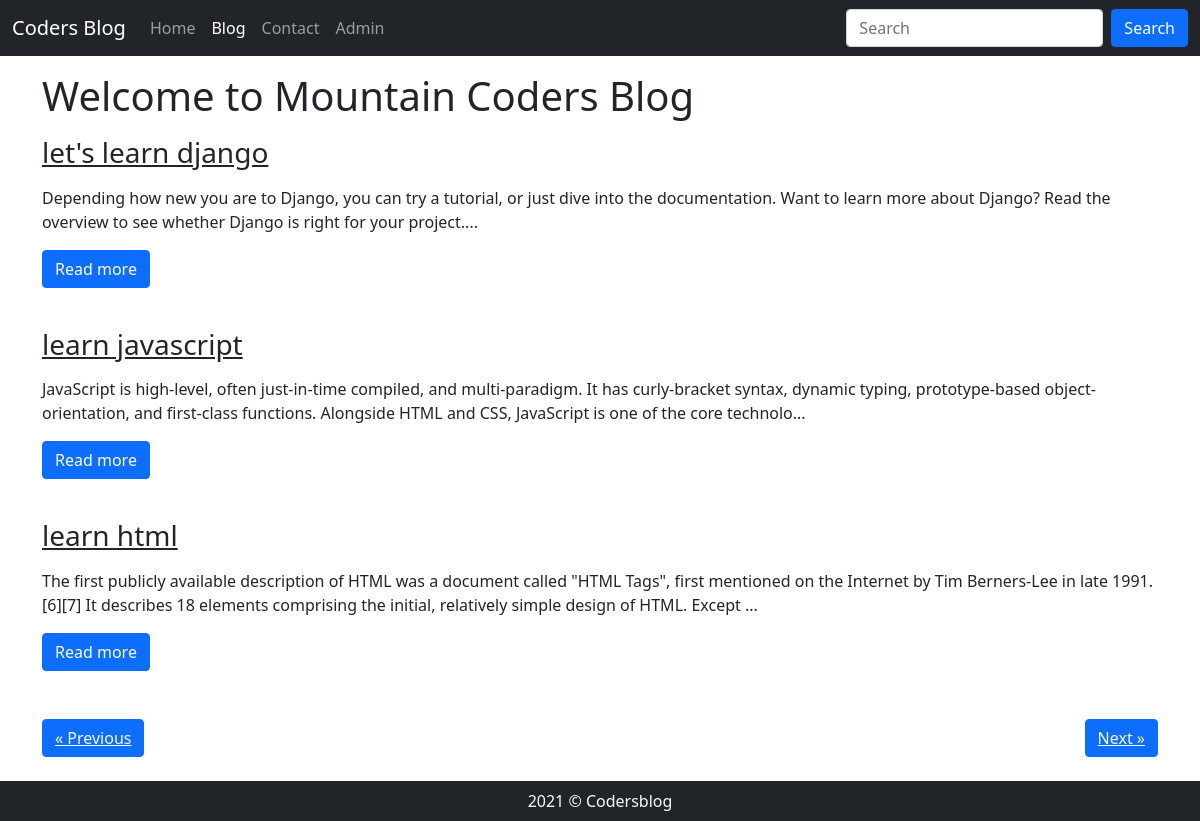
/blog/, run on an earlier commit of the app's database.
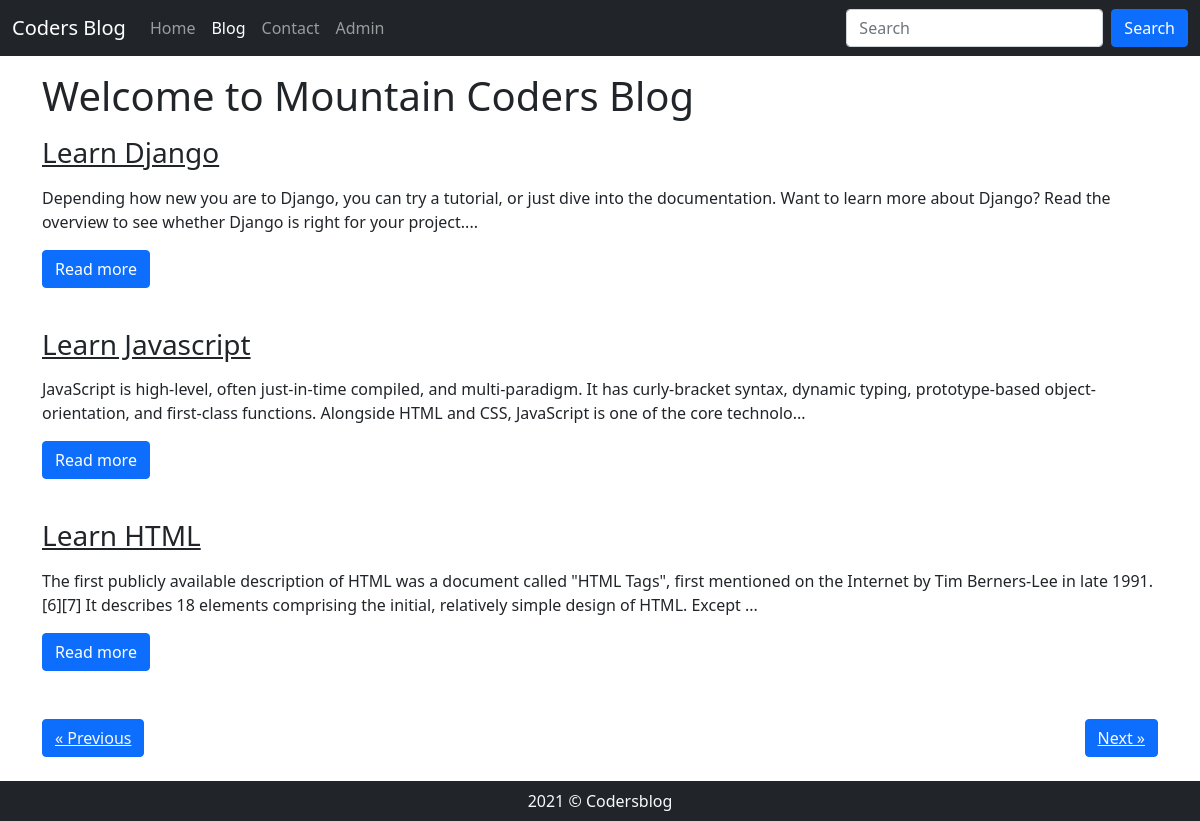
And on a later commit of the database.
### blog/models.py (models this page shows, shortened)
class BlogConfig(models.Model):
    sno = models.AutoField(primary_key=True)
    title = models.CharField(max_length=200)
    content = models.TextField()
    short_desc = models.CharField(max_length=250, default="")
    slug = models.CharField(max_length=100)
    time = models.DateTimeField(auto_now_add=True)

### blog/views.py (the view)
# urls.py: 2. Add a URL to urlpatterns:  path('blog/', include('blog.urls'))
def blog(request):
    no_of_posts = 3
    page = request.GET.get('page')
    if page is None:
        page = 1
    else:
        page = int(page)
    blogs = BlogConfig.objects.all()
    length = len(blogs)
    blogs = blogs[(page-1)*no_of_posts: page*no_of_posts]
    if page>1:
        prev = page - 1;
    else:
        prev = None
    if page<math.ceil(length/no_of_posts):
        nxt = page + 1;
    else:
        nxt = None
    context = {'blogs': blogs, 'prev':prev, 'nxt': nxt}
    return render(request, 'bloghome.html', context)

### templates/bloghome.html (shortened to what this page needs)
{% extends 'base.html' %}
{% block blogactive %}active{% endblock blogactive %}
{% block body %}
<div class="container">
<h1 class="my-3">Welcome to Mountain Coders Blog</h1>
{% for blog in blogs %}
<div class="my-2">
    <h3><a href="/blogpost/{{blog.slug}}" class="text-dark">{{blog.title}}</a></h3>
    <div class="my-3">
    {{blog.short_desc|slice:245}}...
    </div>
    <a href="/blogpost/{{blog.slug}}" class="text-dark"><button class="btn btn-primary">Read more</button></a>
</div>
<br>
{% endfor %}
<div class="my-3 d-flex justify-content-between">
{% if prev %}
<button class="btn btn-primary"><a class="text-light" href="/blog?page={{prev}}">&laquo; Previous</a></button>
{% else %}
<button class="btn btn-primary"><a class="text-light" href="#">&laquo; Previous</a></button>
{% endif %}
{% if nxt %}
<button class="btn btn-primary"><a class="text-light" href="/blog?page={{nxt}}"> Next &raquo;</a></button>
{% else %}
<button class="btn btn-primary"><a class="text-light" href="#"> Next &raquo;</a></button>
{% endif %}
</div>
</div>
{% endblock body %}

### templates/base.html (shortened to what this page needs)
<!doctype html>
<html lang="en">
  <head>
    <link href="https://cdn.jsdelivr.net/npm/bootstrap@5.0.2/dist/css/bootstrap.min.css" rel="stylesheet">
  </head>
  <body>
    <nav class="navbar navbar-expand-lg navbar-dark bg-dark">
  <div class="container-fluid">
    <a class="navbar-brand" href="/">Coders Blog</a>
    <div class="collapse navbar-collapse" id="navbarSupportedContent">
      <ul class="navbar-nav me-auto mb-2 mb-lg-0">
        <li class="nav-item">
          <a class="nav-link  {% block homeactive %}{% endblock homeactive %}" aria-current="page" href="/">Home</a>
        </li>
        <li class="nav-item ">
          <a class="nav-link {% block blogactive %}{% endblock blogactive %}" href="/blog">Blog</a>
        </li>
        <li class="nav-item">
          <a class="nav-link {% block contactactive %}{% endblock contactactive %}" href="/contact">Contact</a>
        </li>
        <li class="nav-item">
          <a class="nav-link " href="/admin">Admin</a>
        </li>
      </ul>
      <form action="/search" method="get" class="d-flex">
        <input class="form-control me-2" type="search" placeholder="Search" aria-label="Search">
        <button class="btn btn-primary" type="submit">Search</button>
      </form>
    </div>
  </div>
</nav>
    {% block body %}{% endblock body %}
    <br>
    <br>
    <footer class="bg-dark text-light fixed-bottom">
      <p class="text-center py-2 my-0">
         2021 &copy; Codersblog
      </p>
    </footer>
  </body>
</html>

### templates/bloghome.html (style rules this page uses)
.container { min-height: 50vh; }

What changed in the data, as far as the page shows it:
changed BlogConfig: title "let's learn django" → "Learn Django"
changed BlogConfig: title "learn javascript" → "Learn Javascript"
changed BlogConfig: title "learn html" → "Learn HTML"
